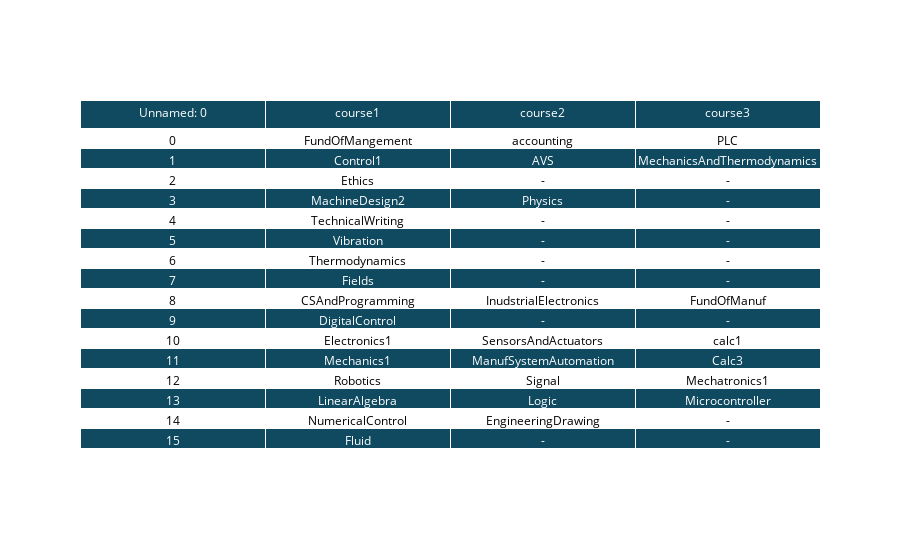

This figure's notebook cell:
### Code cell
import plotly.graph_objects as go
import pandas as pd
data = pd.read_csv("t.csv")
df = pd.read_csv("t.csv")

fig = go.Figure(data=[go.Table(header=dict(values=list(df.columns),align='center',fill_color='#104A60',font=dict(color="white")),
                               
                               cells=dict(values=df.values.transpose(),
                                          font=dict(color=[["#000000","#ffffff"]*df.shape[0]]),
                                          fill_color = [["#ffffff","#104A60"]*df.shape[0]],align='center'))])

fig.write_html("table.html")
fig.show()

### Figure 1 — Plotly figure (JSON) as saved in the notebook; plotly's stock layout.template omitted (floating-point values rounded to 4 significant figures)
{"data": [{"cells": {"align": "center", "fill": {"color": [["#ffffff", "#104A60", "#ffffff", "#104A60", "#ffffff", "#104A60", "#ffffff", "#104A60", "#ffffff", "#104A60", "#ffffff", "#104A60", "#ffffff", "#104A60", "#ffffff", "#104A60", "#ffffff", "#104A60", "#ffffff", "#104A60", "#ffffff", "#104A60", "#ffffff", "#104A60", "#ffffff", "#104A60", "#ffffff", "#104A60", "#ffffff", "#104A60", "#ffffff", "#104A60"]]}, "font": {"color": [["#000000", "#ffffff", "#000000", "#ffffff", "#000000", "#ffffff", "#000000", "#ffffff", "#000000", "#ffffff", "#000000", "#ffffff", "#000000", "#ffffff", "#000000", "#ffffff", "#000000", "#ffffff", "#000000", "#ffffff", "#000000", "#ffffff", "#000000", "#ffffff", "#000000", "#ffffff", "#000000", "#ffffff", "#000000", "#ffffff", "#000000", "#ffffff"]]}, "values": [[0, 1, 2, 3, 4, 5, 6, 7, 8, 9, 10, 11, 12, 13, 14, 15], ["FundOfMangement", "Control1", "Ethics", "MachineDesign2", "TechnicalWriting", "Vibration", "Thermodynamics", "Fields", "CSAndProgramming", "DigitalControl", "Electronics1", "Mechanics1", "Robotics", "LinearAlgebra", "NumericalControl", "Fluid"], ["accounting", "AVS", "-", "Physics", "-", "-", "-", "-", "InudstrialElectronics", "-", "SensorsAndActuators", "ManufSystemAutomation", "Signal", "Logic", "EngineeringDrawing", "-"], ["PLC", "MechanicsAndThermodynamics", "-", "-", "-", "-", "-", "-", "FundOfManuf", "-", "calc1", "Calc3", "Mechatronics1", "Microcontroller", "-", "-"]]}, "header": {"align": "center", "fill": {"color": "#104A60"}, "font": {"color": "white"}, "values": ["Unnamed: 0", "course1", "course2", "course3"]}, "type": "table"}], "layout": {}}
